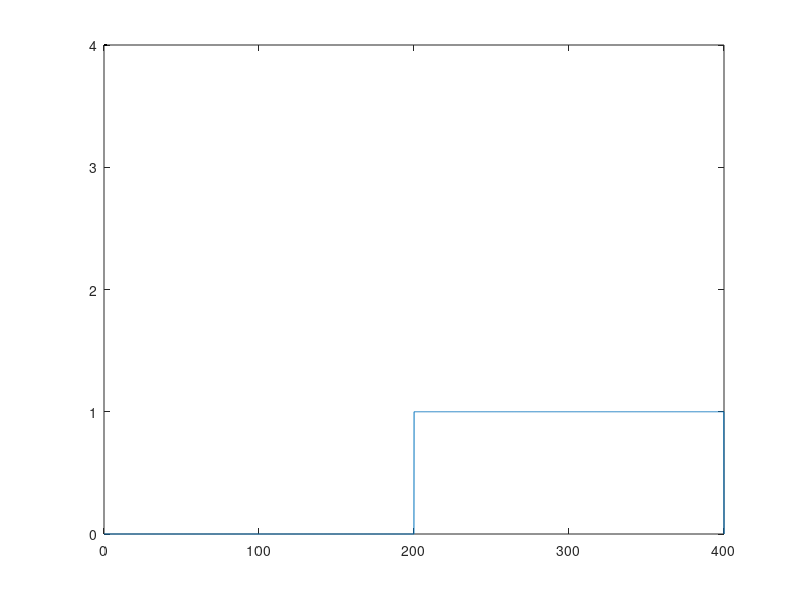

Write MATLAB code to recreate this figure.
t=linspace(0,400,4000);
%r1=1*(t>=50&t<100)+1*(t>=150&t<200)+1*(t>=250&t<300)+1*(t>=350&t<400);
%r1=1*(t>=100&t<200)+1*(t>=300&t<400);
r1=1*(t>=200&t<400);
plot(t,r1,LineWidth=4,Color="black")